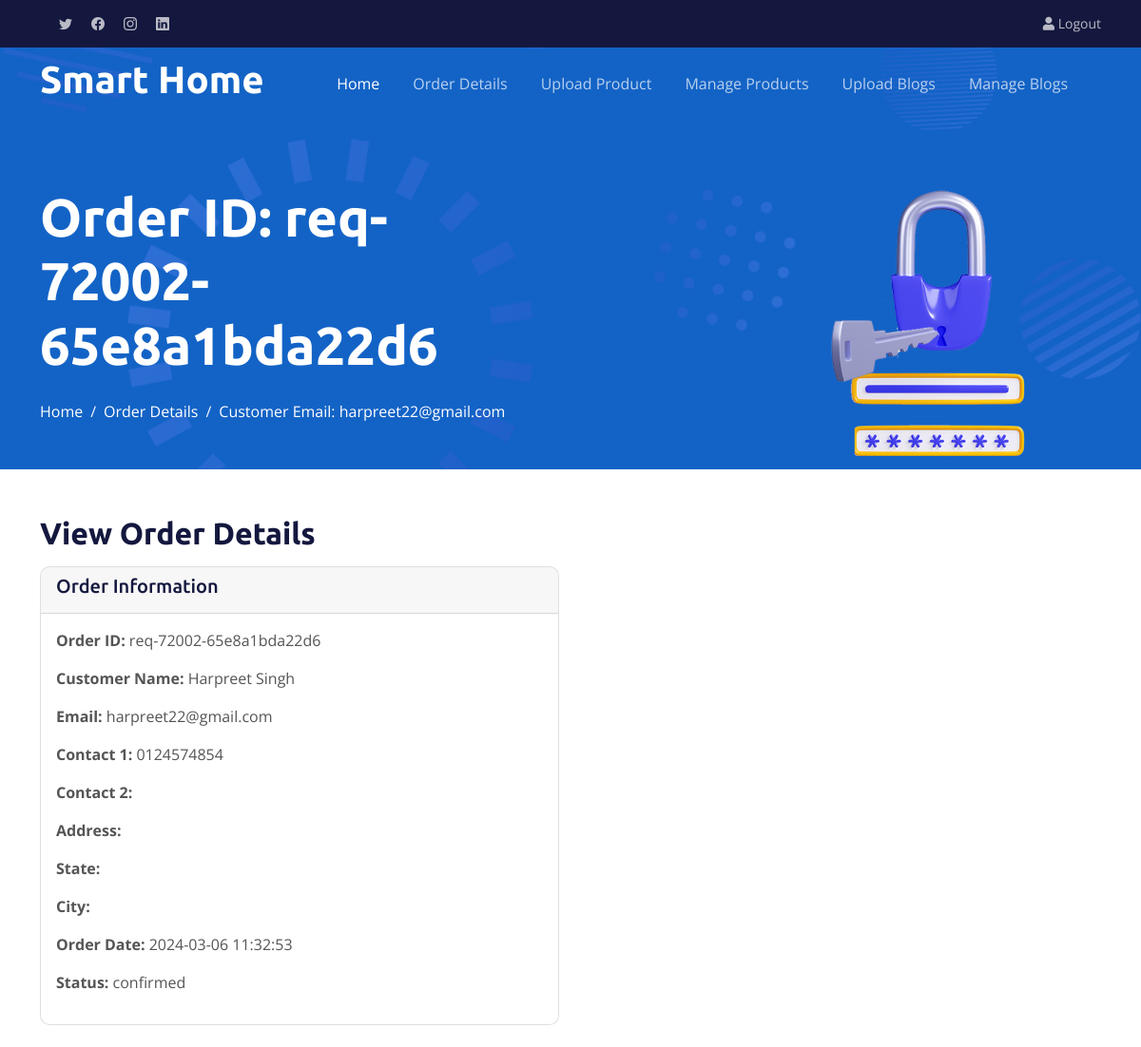
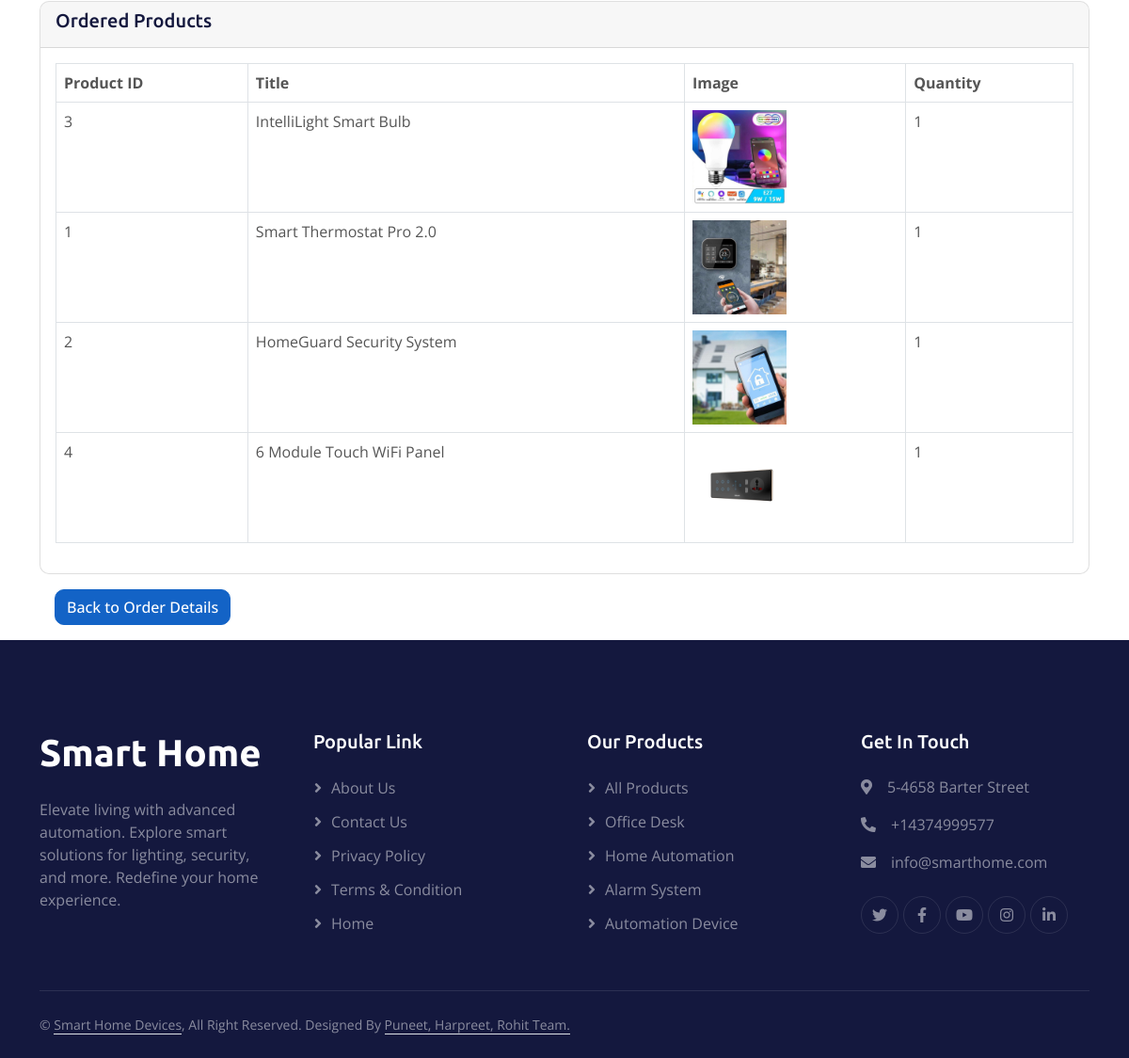
The page /view-user-order.php?order_id=req-72002-65e8a1bda22d6 (signed in) on the database its author committed (2 pictures, top to bottom).
### tables this page shows
CREATE TABLE IF NOT EXISTS `order_details` (
  `id` int NOT NULL AUTO_INCREMENT,
  `fname` varchar(50) NOT NULL,
  `email` varchar(100) NOT NULL,
  `user_id` varchar(15) NOT NULL,
  `contact1` varchar(15) NOT NULL,
  `contact2` varchar(15) NOT NULL,
  `address` varchar(500) NOT NULL,
  `state` varchar(30) NOT NULL,
  `city` varchar(30) NOT NULL,
  `orderdate` timestamp NOT NULL DEFAULT CURRENT_TIMESTAMP ON UPDATE CURRENT_TIMESTAMP,
  `orderid` varchar(50) DEFAULT NULL,
  `status` varchar(20) NOT NULL,
  PRIMARY KEY (`id`),
  UNIQUE KEY `id` (`id`),
  UNIQUE KEY `orderid` (`orderid`)
);

CREATE TABLE IF NOT EXISTS `order_items` (
  `id` int NOT NULL AUTO_INCREMENT,
  `user_id` varchar(15) NOT NULL,
  `product_id` text NOT NULL,
  `quantity` int NOT NULL,
  `orderid` varchar(50) NOT NULL,
  PRIMARY KEY (`id`)
);

CREATE TABLE IF NOT EXISTS `products` (
  `product_id` int NOT NULL AUTO_INCREMENT,
  `category` varchar(100) NOT NULL,
  `title` varchar(50) NOT NULL,
  `description` longtext NOT NULL,
  `image` varchar(400) NOT NULL,
  `date` timestamp NOT NULL DEFAULT CURRENT_TIMESTAMP,
  `keywords` varchar(500) NOT NULL,
  `price` int NOT NULL,
  PRIMARY KEY (`product_id`)
);

### view-user-order.php (the view, shortened to what this page needs)
<?php
include 'dbcon.php';
if (isset($_GET['order_id'])) {
    $order_id = $_GET['order_id'];
    $order_query = "SELECT * FROM order_details WHERE orderid = '$order_id'";
    $order_result = mysqli_query($conn, $order_query);
    $order_row = mysqli_fetch_assoc($order_result);
    $products_query = "SELECT products.*, order_items.quantity FROM products INNER JOIN order_items ON products.product_id = order_items.product_id WHERE order_items.orderid = '$order_id'";
    $products_result = mysqli_query($conn, $products_query);
}
?>
<!DOCTYPE html>
<html lang="en">
<head>
    <?php include_once('admin-header.php'); ?>
</head>
<body>
    <div class="container-fluid pt-5 bg-primary hero-header">
        <div class="container pt-5">
            <div class="row g-5 pt-5">
                <div class="col-lg-6 align-self-center text-center text-lg-start mb-lg-5">
                    <h1 class="display-4 text-white mb-4 animated slideInRight">Order ID: <?php echo $order_row['orderid']; ?></h1>
                    <nav aria-label="breadcrumb">
                        <ol class="breadcrumb justify-content-center justify-content-lg-start mb-0">
                            <li class="breadcrumb-item"><a class="text-white" href="#">Home</a></li>
                            <li class="breadcrumb-item"><a class="text-white" href="order-details.php">Order Details</a></li>
                            <li class="breadcrumb-item text-white active" aria-current="page"> Customer Email: <?php echo $order_row['email']; ?></li>
                        </ol>
                    </nav>
                </div>
                <div class="col-lg-6 align-self-end text-center text-lg-end">
                    <img class="img-fluid" src="img/login.png" alt="" style="max-height: 300px;">
                </div>
            </div>
        </div>
    </div>
    <div class="container mt-5">
        <h2 class="mb-3">View Order Details</h2>
        <?php if ($order_row) : ?>
            <div class="row">
                <div class="col-md-6">
                    <div class="card mb-4">
                        <div class="card-header">
                            <h5 class="card-title">Order Information</h5>
                        </div>
                        <div class="card-body">
                            <p><strong>Order ID:</strong> <?php echo $order_row['orderid']; ?></p>
                            <p><strong>Customer Name:</strong> <?php echo $order_row['fname']; ?></p>
                            <p><strong>Email:</strong> <?php echo $order_row['email']; ?></p>
                            <p><strong>Contact 1:</strong> <?php echo $order_row['contact1']; ?></p>
                            <p><strong>Contact 2:</strong> <?php echo $order_row['contact2']; ?></p>
                            <p><strong>Address:</strong> <?php echo $order_row['address']; ?></p>
                            <p><strong>State:</strong> <?php echo $order_row['state']; ?></p>
                            <p><strong>City:</strong> <?php echo $order_row['city']; ?></p>
                            <p><strong>Order Date:</strong> <?php echo $order_row['orderdate']; ?></p>
                            <p><strong>Status:</strong> <?php echo $order_row['status']; ?></p>
                        </div>
                    </div>
                </div>
            </div>
            <div class="row">
                <div class="col-md-12">
                    <div class="card">
                        <div class="card-header">
                            <h5 class="card-title">Ordered Products</h5>
                        </div>
                        <div class="card-body">
                            <div class="table-responsive">
                                <table class="table table-bordered">
                                    <thead>
                                        <tr>
                                            <th>Product ID</th>
                                            <th>Title</th>
                                            <th>Image</th>
                                            <th>Quantity</th>
                                        </tr>
                                    </thead>
                                    <tbody>
                                        <?php while ($product_row = mysqli_fetch_assoc($products_result)) : ?>
                                            <tr>
                                                <td><?php echo $product_row['product_id']; ?></td>
                                                <td><?php echo $product_row['title']; ?></td>
                                                <td><img src="<?php echo $product_row['image']; ?>" alt="<?php echo $product_row['title']; ?>" style="max-width: 100px;"></td>
                                                <td><?php echo $product_row['quantity']; ?></td>
                                            </tr>
                                        <?php endwhile; ?>
                                    </tbody>
                                </table>
                            </div>
                        </div>
                    </div>
                </div>
            </div>
        <?php else : ?>
            <div class="alert alert-info" role="alert">No order found with the provided ID.</div>
        <?php endif; ?>
        <a href="order-details.php" class="btn btn-primary m-3">Back to Order Details</a>
    </div>
    <?php include_once('footer.php'); ?>

### css/style.css (style rules this page uses)
h1, h2, h3, .fw-bold { font-weight: 700 !important; }
h4, h5, h6, .fw-medium { font-weight: 500 !important; }
.btn { font-weight: 500; transition: .5s; }
.hero-header { margin-top: -75px; background: url(../img/bg-hero.png) center center no-repeat; background-size: cover; }
.hero-header .breadcrumb-item+.breadcrumb-item::before { color: var(--light); }
:root { --primary: #1363C6; --secondary: #15ACE1; --light: #F4F7FE; --dark: #14183E; }

### rows shown on the page
order_details: orderid "req-72002-65e8a1bda22d6", email "harpreet22@gmail.com", fname "Harpreet Singh", contact1 "0124574854", orderdate "2024-03-06 11:32:53", status "confirmed"
order_items: product.product_id "3", product.title "IntelliLight Smart Bulb", product.image (picture), quantity "1"
order_items: product.product_id "1", product.title "Smart Thermostat Pro 2.0", product.image (picture), quantity "1"
order_items: product.product_id "2", product.title "HomeGuard Security System", product.image (picture), quantity "1"
order_items: product.product_id "4", product.title "6 Module Touch WiFi Panel", product.image (picture), quantity "1"
